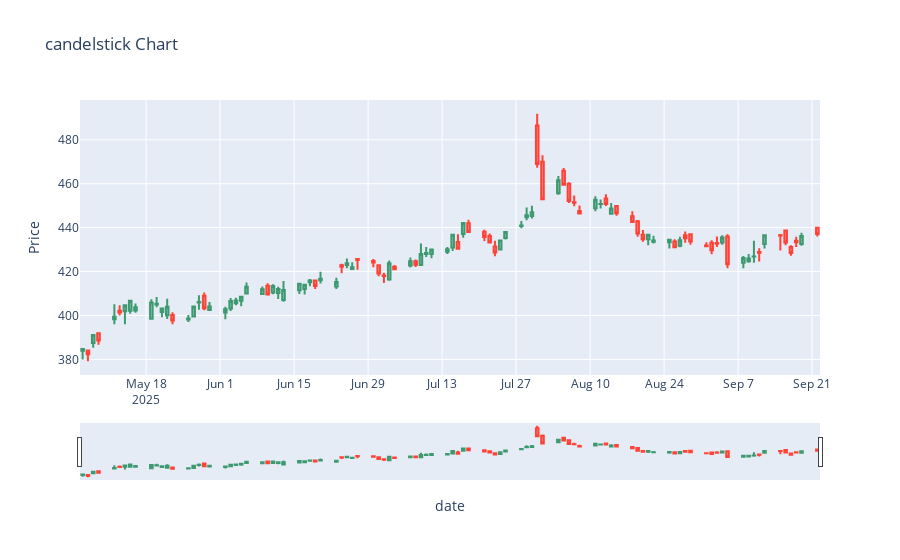

Here is the notebook cell this chart was saved with:
### Code cell
c.plot(c.time_series_daily('MSF.DEX'))
